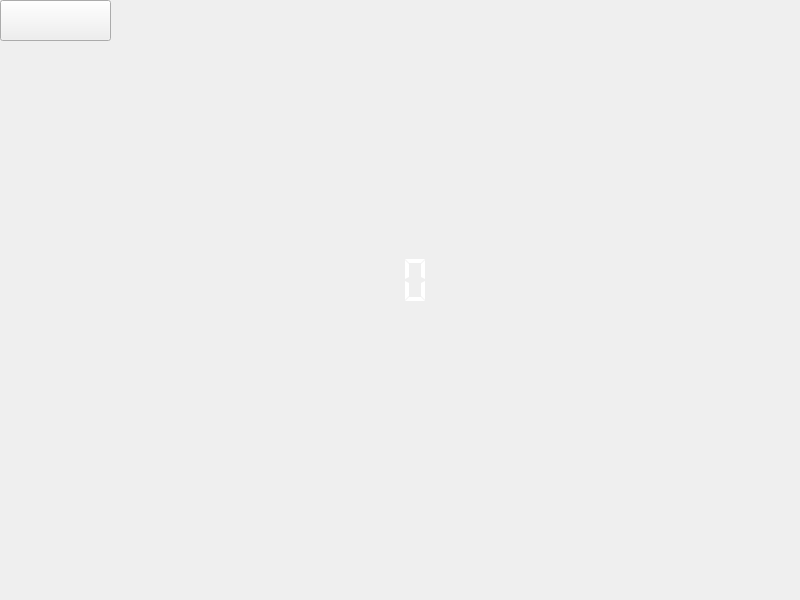
<?xml version="1.0" encoding="UTF-8"?>
<ui version="4.0">
 <class>winwindow</class>
 <widget class="QMainWindow" name="winwindow">
  <property name="geometry">
   <rect>
    <x>0</x>
    <y>0</y>
    <width>800</width>
    <height>600</height>
   </rect>
  </property>
  <property name="windowTitle">
   <string>MainWindow</string>
  </property>
  <widget class="QWidget" name="centralwidget">
   <widget class="QLCDNumber" name="lcdNumber">
    <property name="geometry">
     <rect>
      <x>300</x>
      <y>250</y>
      <width>131</width>
      <height>61</height>
     </rect>
    </property>
    <property name="font">
     <font>
      <pointsize>14</pointsize>
     </font>
    </property>
    <property name="styleSheet">
     <string notr="true">color: rgb(255, 255, 255);</string>
    </property>
    <property name="frameShape">
     <enum>QFrame::NoFrame</enum>
    </property>
    <property name="frameShadow">
     <enum>QFrame::Raised</enum>
    </property>
    <property name="segmentStyle">
     <enum>QLCDNumber::Flat</enum>
    </property>
   </widget>
   <widget class="QPushButton" name="pushButton">
    <property name="geometry">
     <rect>
      <x>0</x>
      <y>0</y>
      <width>111</width>
      <height>41</height>
     </rect>
    </property>
    <property name="styleSheet">
     <string notr="true">border-image: url(:/picture/newgameButton.png);</string>
    </property>
    <property name="text">
     <string/>
    </property>
   </widget>
  </widget>
  <widget class="QMenuBar" name="menubar">
   <property name="geometry">
    <rect>
     <x>0</x>
     <y>0</y>
     <width>800</width>
     <height>22</height>
    </rect>
   </property>
  </widget>
 </widget>
 <resources/>
 <connections>
  <connection>
   <sender>winwindow</sender>
   <signal>update_score(int)</signal>
   <receiver>lcdNumber</receiver>
   <slot>display(int)</slot>
   <hints>
    <hint type="sourcelabel">
     <x>399</x>
     <y>299</y>
    </hint>
    <hint type="destinationlabel">
     <x>365</x>
     <y>232</y>
    </hint>
   </hints>
  </connection>
 </connections>
 <slots>
  <signal>update_score(int)</signal>
  <slot>display(int)</slot>
 </slots>
</ui>
